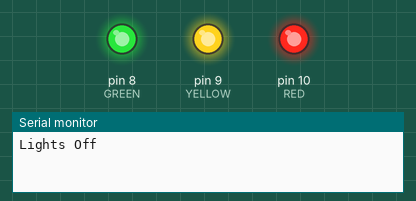
A sketch run on a simulated Arduino Uno, built with avr-gcc and run on an emulated ATmega328P. On the bench: output pins drawn as LEDs (lit = HIGH), the last lines printed to the serial monitor.

Above: at 0.5 s.
At 3.5 s:
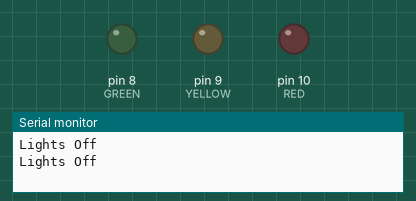
Timing chart, 0 to 4.6 s (numbered marks = the images above):
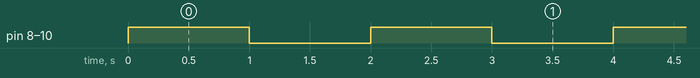

The sketch:

3-blink.ino
```cpp
// EduKit1 - Basics
// Worksheet 3 - Blinking LEDs

/*
 * In this program, you will be connecting three LEDs
 * to the GPIO Header pins of your Arduino, and using
 * this Arduino sketch to turn the LEDs on and OFF
 *
 *  The power for each LED will be provided from GPIO
 *  pins 10, 9, and 8 for the Red, Yellow and Green LEDs
 *  respectively.
 *
 *  When they are 'taken high', which means they output
 *  5 volts, the LEDs will light.
 *
 *  When they are 'taken low', which means they output
 *  0 volts, the LEDs will turn off.
 *
 *  Each LED is connected to a 220 ohm resistor which
 *  will limit the curent that can flow through the LED
 *
 *  To make the LEDs BLINK, you will turn the LEDs on
 *  and then off twice, with one second in between each
 *  change.
 *
 *  NOTE: This code will run in the loop() function,
 *  which runs forever ...
 */

 // Declare pin assignments
 const int RED = 10;
 const int YELLOW = 9;
 const int GREEN = 8;

 void setup() {

  // setup Serial Monitor - so you can view your output
  // Note that 9600 is the baud rate for the Serial Monitor
  Serial.begin(9600);

  // define each LED as an OUTPUT pin:
  pinMode(RED, OUTPUT);
  pinMode(YELLOW, OUTPUT);
  pinMode(GREEN, OUTPUT);
}

void loop() {
  // put your main code here, to run repeatedly:

  Serial.println("Lights Off");

 // first, now turn on all three lignts
  digitalWrite(RED, HIGH);
  digitalWrite(YELLOW, HIGH);
  digitalWrite(GREEN, HIGH);

  // wait one second
  delay(1000);      // 1000 milliseconds = 1 second

  // then, then off all three lights
  digitalWrite(RED, LOW);
  digitalWrite(YELLOW, LOW);
  digitalWrite(GREEN, LOW);

  // wait one second
  delay(1000);      // 1000 milliseconds = 1 second
}
```

Measured:
- by itself, pin 8 (GREEN), pin 9 (YELLOW), pin 10 (RED): alternates HIGH for 1.0 s and LOW for 1.0 s
